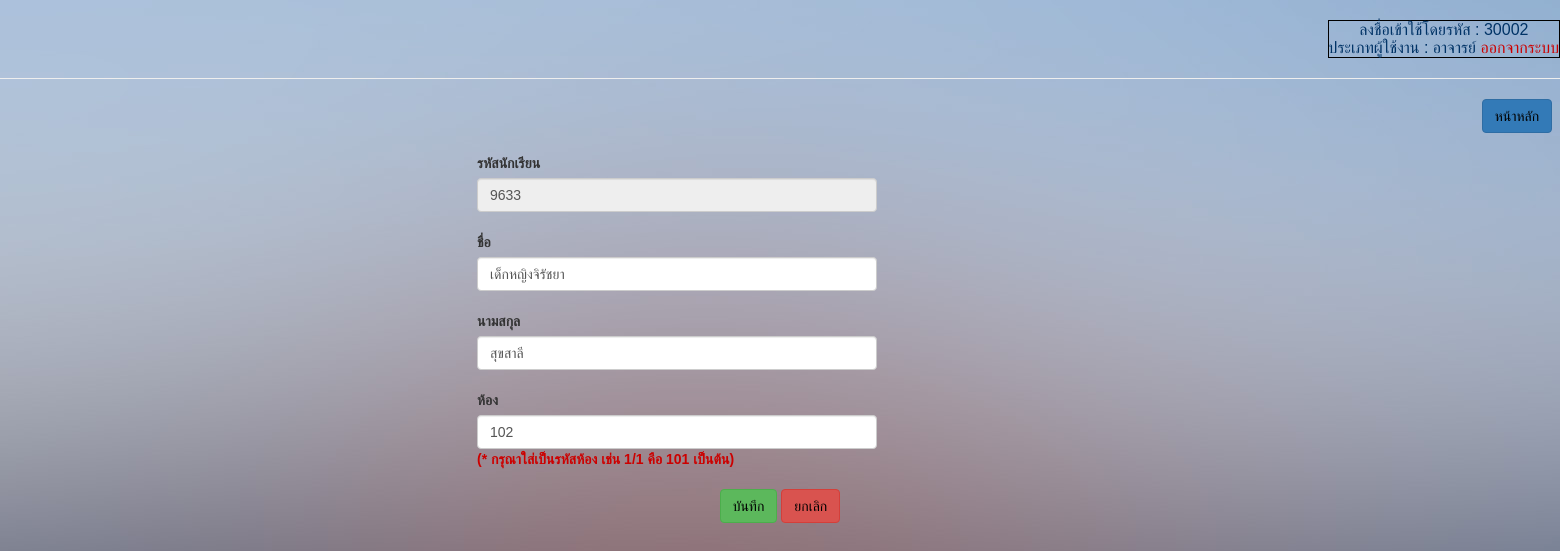
Screenshot of /html5up-dimension/infoStudentsEdit.php?studentID=9633 (signed in) with the database file from the repository.
### tables this page shows
CREATE TABLE `student` (
  `studentID` varchar(255) NOT NULL,
  `studentName` varchar(255) NOT NULL,
  `studentLastname` varchar(255) NOT NULL,
  `classID` int(11) NOT NULL
);

CREATE TABLE `class` (
  `classID` int(11) NOT NULL,
  `class` varchar(255) NOT NULL
);

### html5up-dimension/infoStudentsEdit.php (the view, shortened to what this page needs)
<?php
if (!$_SESSION["uname"]){
	  Header("Location: Login.php");
}else{?>
<html>
	<head>
		<link rel="stylesheet" href="https://maxcdn.bootstrapcdn.com/bootstrap/3.3.7/css/bootstrap.min.css">
	</head>
<div class="abcd">
	<body background="/images/bg.jpg">
    <div align="right" class="a" ><br>
      <table border="1" bordercolor="#000000" cellpadding="5">
				<tr>
      		<td>
    		  <center><font color='#003366'> ลงชื่อเข้าใช้โดยรหัส :
    			<?php echo($_SESSION['userID']);?><br>
          ประเภทผู้ใช้งาน : <?php echo($_SESSION['typeUser']);?> </font>
    			<a href="logout.php"><font color="#CC0000">ออกจากระบบ</font></a></center>
        </tr></td>
        </table>
				<hr>
    </div>
<div align="right">
	<a href="adminpage.php"><button type="button" class="btn btn-primary"><font color="#000000">หน้าหลัก</font></button></a>	&nbsp;
</div>
<form method="post" action="updateInfoStudents.php">
<br>
<?php
include ("connectDB.php");
$strSQL = mysqli_query($mysqli,"select * from student,class where studentID='".$_GET['studentID']."' and student.classID=class.classID ");
$objResult = mysqli_fetch_array($strSQL);
 ?>
 <div style="position:relative; left:477px;">
 <label for="ex3">รหัสนักเรียน</label>
 <input class="form-control"  style="width: 400px" type="text" value="<?php echo $objResult['studentID'] ?>" name="studentID" disabled><br>
 <label for="ex3">ชื่อ</label>
 <input class="form-control" style="width: 400px" type="text" value="<?php echo $objResult['studentName'] ?>" name="studentName"><br>
 <label for="ex3">นามสกุล</label>
 <input class="form-control" style="width: 400px" type="text" value="<?php echo $objResult['studentLastname'] ?>" name="studentLastname"><br>
 <label for="ex3">ห้อง</label>
 <input class="form-control" style="width: 400px" type="text" value="<?php echo $objResult['classID'] ?>" name="classID"><font color="#CC0000"><b>(* กรุณาใส่เป็นรหัสห้อง เช่น 1/1 คือ 101 เป็นต้น)</b></font><br><br>
</div>
<center>
<button type="submit" class="btn btn-success"><font color="#000000">บันทึก</font></button>
<a href="studentInfo.php"><button type="button" class="btn btn-danger"><font color="#000000">ยกเลิก</font></button></a>
</center>
</form>
	</body>
</html>
<?php }?>

### html5up-dimension/infoStudentsEdit.php (style rules this page uses)
div.abcd { font-family: "FontAwesome",sans-serif; }

### rows the page displays
student: studentID "9633", studentName "เด็กหญิงจิรัชยา", studentLastname "สุขสาลี", classID "102"

### other values shown
$_SESSION['userID'] "30002"
$_SESSION['typeUser'] "อาจารย์"
